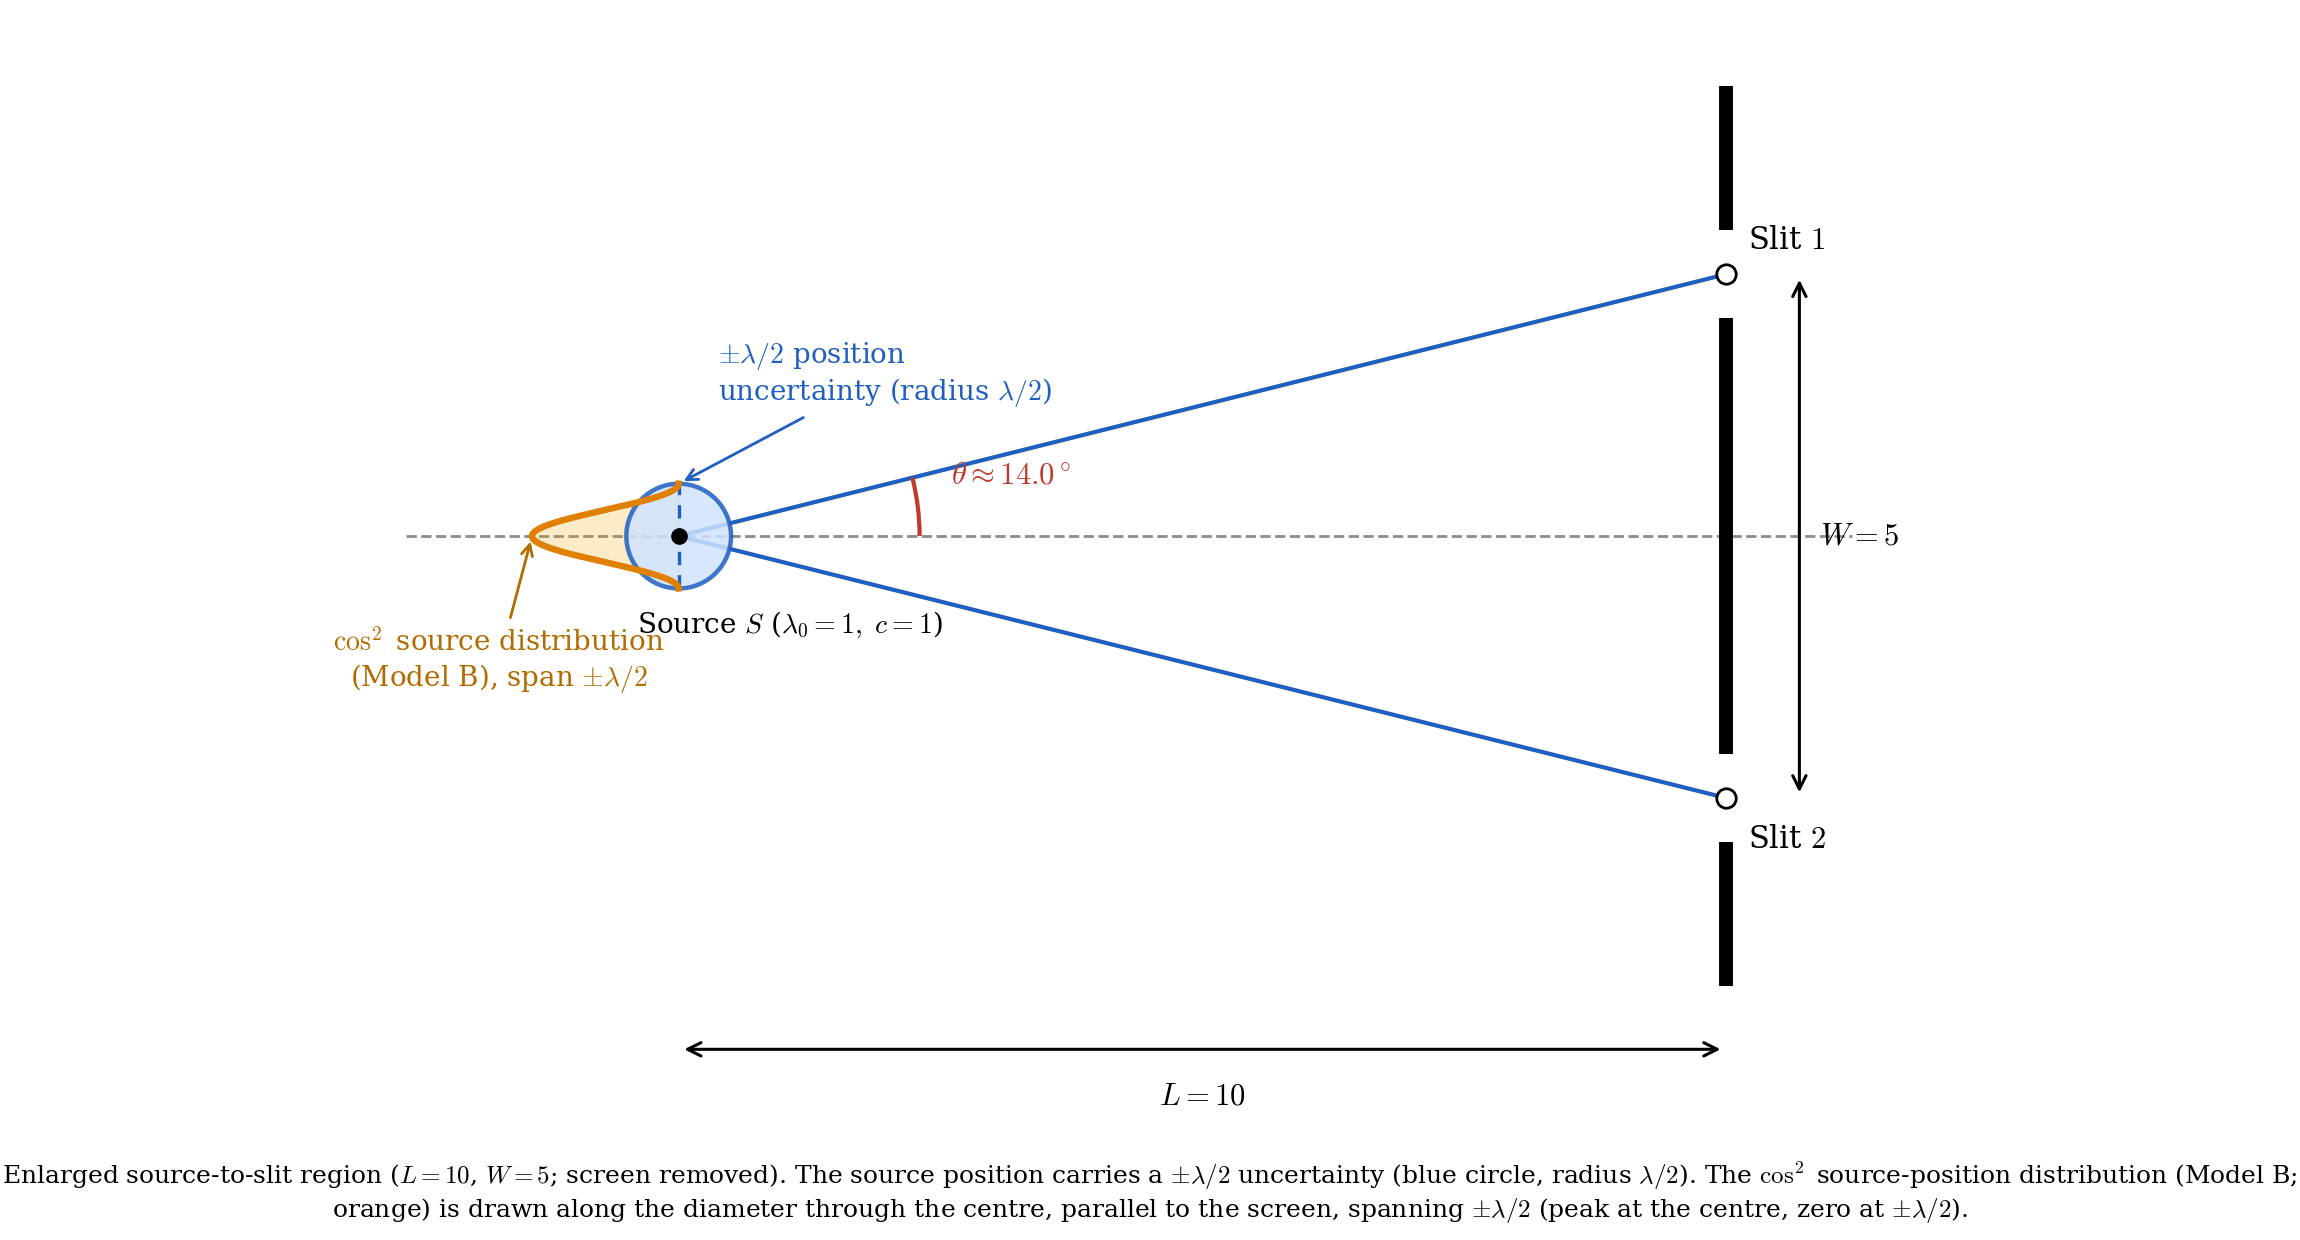

Here is the Python script that generated this plot:
#!/usr/bin/env python3
"""
Enlarged setup (source -> double slit only; screen removed) with the source
position uncertainty drawn in:
  - a circle of radius lambda/2 (the +/- lambda/2 position uncertainty),
  - the cos^2 source-position distribution (Model B) along the diameter that
    passes through the centre PARALLEL to the screen (the transverse axis).

Geometry kept at L=10, W=5 (lambda0=1). A zoomed inset shows the small
source region clearly.

Outputs: fig_setup_source_uncertainty.png / .svg
"""

import os
import numpy as np
import matplotlib
matplotlib.use("Agg")
import matplotlib.pyplot as plt
from matplotlib.patches import Arc, Circle

plt.rcParams.update({
    "font.family": "serif", "font.size": 12, "mathtext.fontset": "cm",
})

# --- geometry -------------------------------------------------------------
L = 10.0
W = 5.0
lam0 = 1.0
half = lam0 / 2.0                 # lambda/2 = 0.5  (the uncertainty radius)
sy = W / 2.0                      # slit offset = 2.5
theta = np.degrees(np.arctan2(sy, L))
barrier_x = L
A_cos = 1.4                        # drawing amplitude of the cos^2 bulge


def draw_source_uncertainty(ax, A=A_cos, lw_scale=1.0):
    """Draw the lambda/2 circle, the transverse diameter, and the cos^2 curve."""
    circ = Circle((0, 0), half, fc="#cfe3ff", ec="#1f5fbf",
                  lw=1.6 * lw_scale, alpha=0.85, zorder=3)
    ax.add_patch(circ)
    # transverse diameter (parallel to screen) through the centre
    ax.plot([0, 0], [-half, half], ls=(0, (4, 3)), color="#1f5fbf",
            lw=1.2 * lw_scale, zorder=4)
    # cos^2 source-position distribution, bulging to the left (-x)
    yy = np.linspace(-half, half, 400)
    vv = np.cos(np.pi * yy / lam0)**2          # =1 at y=0, =0 at y=+/-lambda/2
    ax.fill_betweenx(yy, -A * vv, 0, color="#f0a500", alpha=0.22, zorder=2)
    ax.plot(-A * vv, yy, color="#e08000", lw=2.3 * lw_scale, zorder=5)


fig, ax = plt.subplots(figsize=(11.5, 6.2))

# optical axis
ax.plot([-2.6, barrier_x + 1.2], [0, 0], ls="--", color="0.55", lw=1.0, zorder=1)

# rays: source -> slits
ax.plot([0, L], [0, sy], color="#1f5fbf", lw=1.5, zorder=2)
ax.plot([0, L], [0, -sy], color="#1f5fbf", lw=1.5, zorder=2)

# source uncertainty (true scale)
draw_source_uncertainty(ax)
ax.plot(0, 0, "o", color="black", ms=5, zorder=6)

# half-angle arc
arc = Arc((0, 0), 4.6, 4.6, angle=0, theta1=0, theta2=theta,
          color="#c0392b", lw=1.5, zorder=4)
ax.add_patch(arc)
ax.annotate(rf"$\theta\approx{theta:.1f}^\circ$", (2.6, 0.5),
            color="#c0392b", fontsize=11)

# barrier with two slits (screen removed)
gap = 0.42
for (y0, y1) in [(-4.3, -sy - gap), (-sy + gap, sy - gap), (sy + gap, 4.3)]:
    ax.plot([barrier_x, barrier_x], [y0, y1], color="black", lw=5,
            solid_capstyle="butt", zorder=4)
for s, lab, dy in [(sy, r"Slit $1$", 9), (-sy, r"Slit $2$", -18)]:
    ax.plot(barrier_x, s, "o", mfc="white", mec="black", ms=7, zorder=5)
    ax.annotate(lab, (barrier_x, s), textcoords="offset points",
                xytext=(8, dy), fontsize=11)

# labels for the source-uncertainty elements
ax.annotate(r"$\pm\lambda/2$ position" "\n" "uncertainty (radius $\\lambda/2$)",
            (0, half), textcoords="offset points", xytext=(14, 30),
            fontsize=10, color="#1f5fbf",
            arrowprops=dict(arrowstyle="->", color="#1f5fbf", lw=1.0))
ax.annotate(r"$\cos^2$ source distribution" "\n" "(Model B), span $\\pm\\lambda/2$",
            (-A_cos, 0), textcoords="offset points", xytext=(-12, -54),
            fontsize=10, color="#b36b00", ha="center",
            arrowprops=dict(arrowstyle="->", color="#b36b00", lw=1.0))

# dimension L
yL = -4.9
ax.annotate("", (0, yL), (L, yL), arrowprops=dict(arrowstyle="<->", color="black", lw=1.1))
ax.text(L / 2, yL - 0.3, r"$L = 10$", ha="center", va="top", fontsize=11)
# dimension W
xW = barrier_x + 0.7
ax.annotate("", (xW, sy), (xW, -sy), arrowprops=dict(arrowstyle="<->", color="black", lw=1.1))
ax.text(xW + 0.2, 0, r"$W = 5$", ha="left", va="center", fontsize=11)

# source label
ax.annotate(r"Source $S$ ($\lambda_0=1,\ c=1$)", (0, -half),
            textcoords="offset points", xytext=(40, -16), ha="center", fontsize=10)

# --- frame ----------------------------------------------------------------
ax.set_xlim(-2.7, barrier_x + 1.7)
ax.set_ylim(-5.3, 5.0)
ax.set_aspect("equal")
ax.set_xticks([]); ax.set_yticks([])
for sp in ax.spines.values():
    sp.set_visible(False)

cap = (r"Enlarged source-to-slit region ($L=10$, $W=5$; screen removed). The "
       r"source position carries a $\pm\lambda/2$ uncertainty (blue circle, "
       r"radius $\lambda/2$). The $\cos^2$ source-position distribution "
       r"(Model B; orange) is drawn along the diameter through the centre, "
       r"parallel to the screen, spanning $\pm\lambda/2$ (peak at the centre, "
       r"zero at $\pm\lambda/2$).")
fig.text(0.5, 0.012, cap, ha="center", va="bottom", fontsize=9, wrap=True)

fig.subplots_adjust(left=0.02, right=0.98, top=0.99, bottom=0.12)

outdir = os.path.dirname(os.path.abspath(__file__))
for ext in ("png", "svg"):
    fig.savefig(os.path.join(outdir, f"fig_setup_source_uncertainty.{ext}"), dpi=200)
print(f"theta = {theta:.4f} deg, lambda/2 = {half}")
print("saved fig_setup_source_uncertainty.png / .svg")
